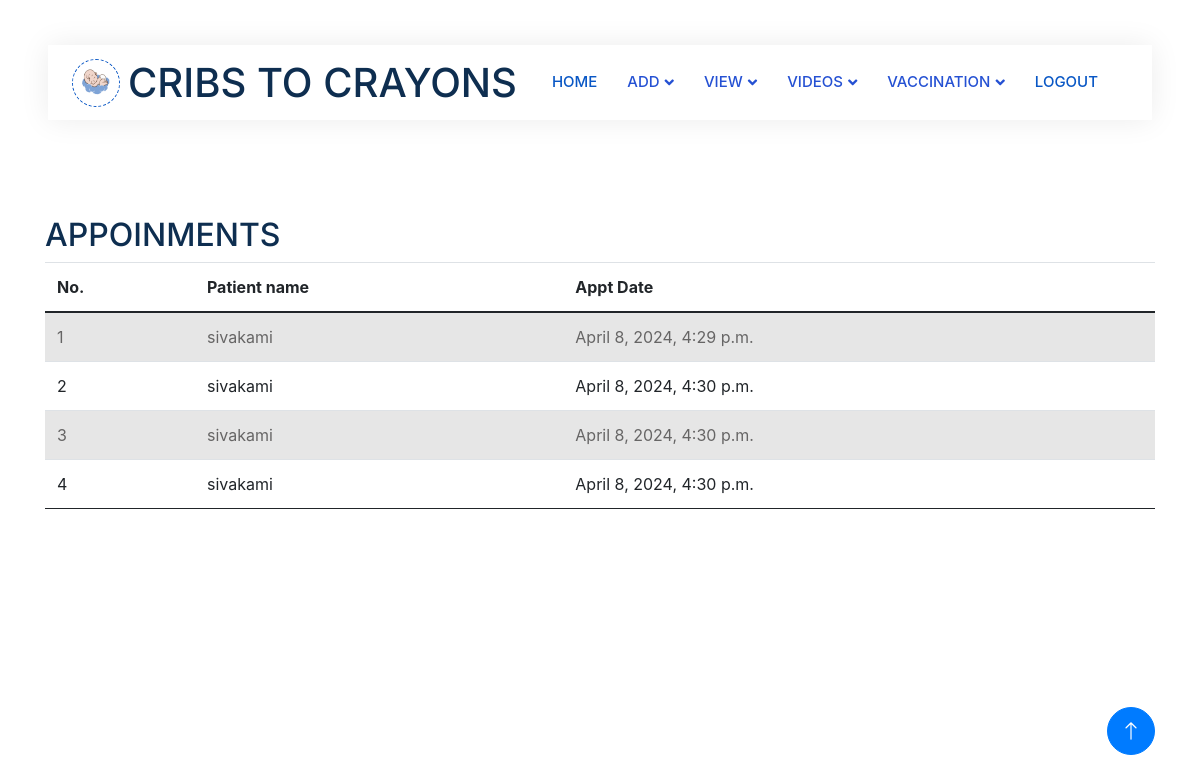
Page /viewappoinment/5 (signed in) on the committed database.
### app1/models.py (models this page shows, shortened)
class Booking(models.Model):
    doctor_id=models.ForeignKey(Doctor,on_delete=models.CASCADE)
    parent_id=models.ForeignKey(Parent,on_delete=models.CASCADE)
    booking_date=models.DateTimeField(auto_now=True)

class Parent(models.Model):
    login_id=models.ForeignKey(LoginUser,on_delete=models.CASCADE)
    hospital_id=models.ForeignKey(Hospital,on_delete=models.CASCADE)
    parent_name=models.CharField(max_length=20)
    Address=models.CharField(max_length=50)
    Email=models.EmailField()
    phone=models.IntegerField()
    blood_group=models.CharField(max_length=10)
    baby_status=models.CharField(max_length=50,null=True, blank=True,)

### app1/views.py (the view)
# urls.py: path('viewappoinment/<int:id>',views.view_appoinment,name="viewappoinment"),
def view_appoinment(request,id):
    doctor=Doctor.objects.get(id=id)
    log_id=LoginUser.objects.get(id=request.user.id)
    hospital=Hospital.objects.get(login_id=log_id)
    booking=Booking.objects.filter(doctor_id__hospital_id=hospital,doctor_id=doctor)
    context={
        'booking':booking
    }
    return render(request,'Hospital/viewappoinmentbooking.html',context)

### template/Hospital/viewappoinmentbooking.html (shortened to what this page needs)
<!DOCTYPE html>
<html lang="en">
{% load static %}
<head>
    <link href="https://cdnjs.cloudflare.com/ajax/libs/font-awesome/5.10.0/css/all.min.css" rel="stylesheet">
    <link href="https://cdn.jsdelivr.net/npm/bootstrap-icons@1.4.1/font/bootstrap-icons.css" rel="stylesheet">
    <link href="{% static 'js/animate.min.css' %}" rel="stylesheet">
    <link href="{% static 'js/owl.carousel.min.css' %}" rel="stylesheet">
    <link href="{% static 'css/bootstrap.min.css' %}" rel="stylesheet">
    <link rel="stylesheet" href="https://stackpath.bootstrapcdn.com/bootstrap/4.5.2/css/bootstrap.min.css">
    <link href="{% static 'css/style.css' %}" rel="stylesheet">
</head>
<body>
    <div class="container-xxl bg-white p-0">
        <div class="container-fluid nav-bar bg-transparent">
            <nav class="navbar navbar-expand-lg bg-white navbar-light py-0 px-4">
                <a href="" class="navbar-brand d-flex align-items-center text-center">
                    <div class="icon p-2 me-2">
                        <img class="img-fluid" src="{% static 'img/logo.gif' %}" alt="Icon" style="width: 30px; height: 30px;">
                    </div>
                    <h1 class="m-0 " >CRIBS TO CRAYONS</h1>
                </a>
                <div class="collapse navbar-collapse" id="navbarCollapse">
                    <div class="navbar-nav ms-auto">
                        <a href="{% url 'hospitalprofile'%}" class="nav-item nav-link active" >HOME</a>
                        <div class="nav-item dropdown">
                            <a href="#" class="nav-link dropdown-toggle" data-bs-toggle="dropdown">ADD</a>
                        </div>
                        <div class="nav-item dropdown">
                          <a href="#" class="nav-link dropdown-toggle" data-bs-toggle="dropdown">VIEW</a>
                      </div>
                      <div class="nav-item dropdown">
                        <a href="#" class="nav-link dropdown-toggle" data-bs-toggle="dropdown">VIDEOS</a>
                    </div>
                      <div class="nav-item dropdown">
                        <a href="#" class="nav-link dropdown-toggle" data-bs-toggle="dropdown">VACCINATION</a>
                  </div>
                    <a href="{% url 'login'%}" class="nav-item nav-link active" >LOGOUT</a>
                </div>
            </nav>
        </div>
<br>
<br>
<br>
<br>
<div class="container">
    <h2>APPOINMENTS</h2>
    <table class="table table-striped">
      <thead>
        <tr>
            <th>No.</th>
          <th>Patient name</th>
          <th>Appt Date</th>
        </tr>
      </thead>
      <tbody>
        {% if booking %}
        {% for i in booking %}
        <tr>
          <td>{{ forloop.counter }}</td>
         <td>{{ i.parent_id.parent_name }}</td>
         <td>{{ i.booking_date }}</td>
        </tr>
        {% endfor %}
    </tbody>
        {% else %}
    </table>
  </div>
  <div style="color: red; text-align: center;">
    <p>No appoinments </p>
  </div>
  {% endif %}
  <a href="#" class="btn btn-lg btn-primary btn-lg-square back-to-top"><i class="bi bi-arrow-up"></i></a>
</div>
</body>
</html>

### static/css/style.css (style rules this page uses)
:root { --primary: #0957c5; --secondary: #2264ff; --light: #EFFDF5; --dark: #2551d3; }
.back-to-top { position: fixed; display: none; right: 45px; bottom: 45px; z-index: 99; }
.btn { transition: .5s; }
.btn.btn-primary, .btn.btn-secondary { color: #FFFFFF; }
.btn-lg-square { width: 48px; height: 48px; }
.btn-square, .btn-sm-square, .btn-lg-square { padding: 0; display: flex; align-items: center; justify-content: center; font-weight: normal; border-radius: 50px; }
.nav-bar { position: relative; margin-top: 45px; padding: 0 3rem; transition: .5s; z-index: 9999; }
.navbar { box-shadow: 0 0 30px rgba(0, 0, 0, .08); }
.navbar .dropdown-toggle::after { border: none; content: "\f107"; font-family: "Font Awesome 5 Free"; font-weight: 900; vertical-align: middle; margin-left: 5px; transition: .5s; }
.navbar-light .navbar-nav .nav-link { margin-right: 30px; padding: 25px 0; color: #5288e0; font-size: 15px; text-transform: uppercase; outline: none; }
.navbar-light .navbar-nav .nav-link:hover, .navbar-light .navbar-nav .nav-link.active { color: var(--primary); }
.navbar-light .navbar-brand { height: 75px; }
.navbar-light .navbar-nav .nav-link { color: var(--dark); font-weight: 500; }
.icon { padding: 15px; display: inline-flex; align-items: center; justify-content: center; background: #FFFFFF !important; border-radius: 50px; border: 1px dashed var(--primary) !important; }

### rows in the picture
Booking: parent_id.parent_name "sivakami", booking_date "April 8, 2024, 4:29 p.m."
Booking: parent_id.parent_name "sivakami", booking_date "April 8, 2024, 4:30 p.m."
Booking: parent_id.parent_name "sivakami", booking_date "April 8, 2024, 4:30 p.m."
Booking: parent_id.parent_name "sivakami", booking_date "April 8, 2024, 4:30 p.m."
